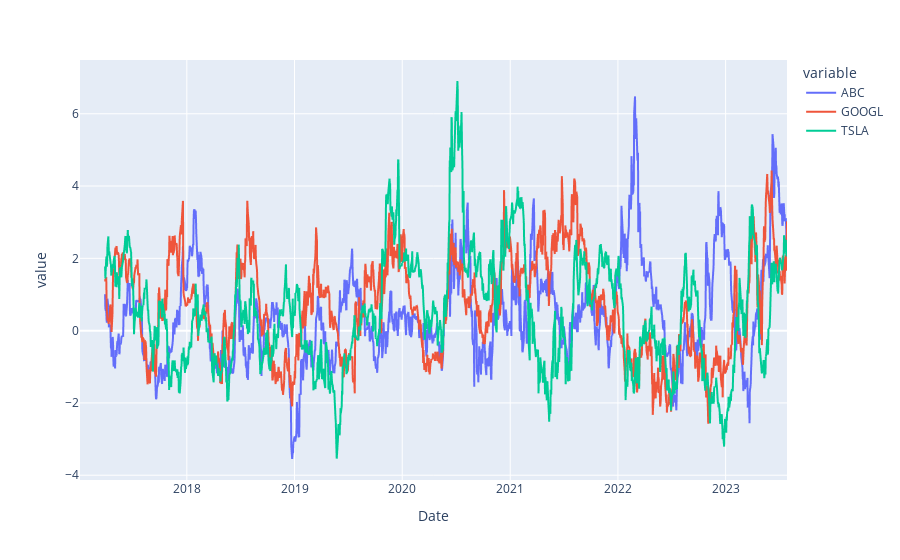

The cell this chart's notebook holds for it:
### Code cell
sortino_ratio.plot()

### Figure 1 — Plotly figure (JSON) as saved in the notebook; plotly's stock layout.template omitted (floating-point values rounded to 4 significant figures; data arrays with more than 128 entries replaced by an {"elided": "..."} marker saying what was removed)
{"data": [{"hovertemplate": "variable=ABC<br>Date=%{x}<br>value=%{y}<extra></extra>", "legendgroup": "ABC", "line": {"color": "#636efa", "dash": "solid"}, "marker": {"symbol": "circle"}, "mode": "lines", "name": "ABC", "showlegend": true, "type": "scattergl", "x": {"elided": "1652 str values"}, "xaxis": "x", "y": {"elided": "1652 float values"}, "yaxis": "y"}, {"hovertemplate": "variable=GOOGL<br>Date=%{x}<br>value=%{y}<extra></extra>", "legendgroup": "GOOGL", "line": {"color": "#EF553B", "dash": "solid"}, "marker": {"symbol": "circle"}, "mode": "lines", "name": "GOOGL", "showlegend": true, "type": "scattergl", "x": {"elided": "1652 str values"}, "xaxis": "x", "y": {"elided": "1652 float values"}, "yaxis": "y"}, {"hovertemplate": "variable=TSLA<br>Date=%{x}<br>value=%{y}<extra></extra>", "legendgroup": "TSLA", "line": {"color": "#00cc96", "dash": "solid"}, "marker": {"symbol": "circle"}, "mode": "lines", "name": "TSLA", "showlegend": true, "type": "scattergl", "x": {"elided": "1652 str values"}, "xaxis": "x", "y": {"elided": "1652 float values"}, "yaxis": "y"}], "layout": {"legend": {"title": {"text": "variable"}, "tracegroupgap": 0}, "margin": {"t": 60}, "xaxis": {"anchor": "y", "domain": [0, 1], "title": {"text": "Date"}}, "yaxis": {"anchor": "x", "domain": [0, 1], "title": {"text": "value"}}}}
